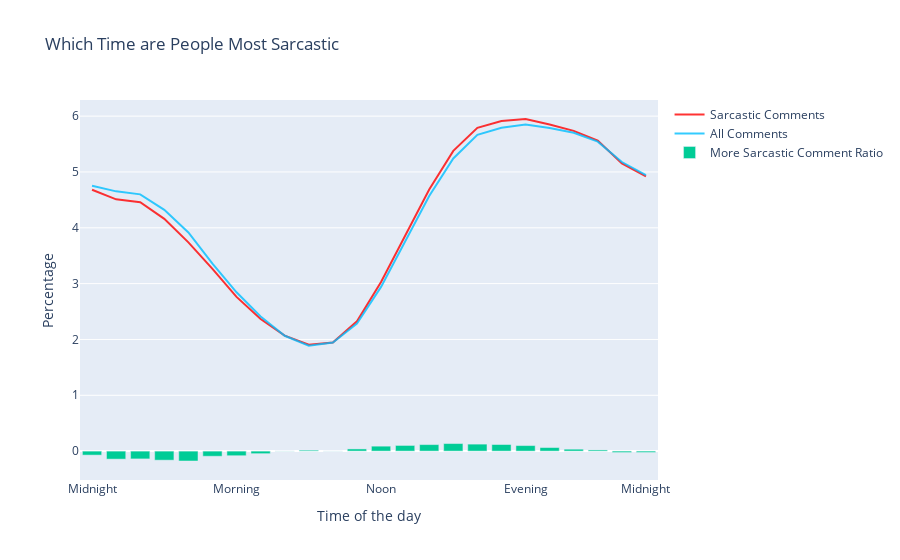

Notebook cell for this chart:
### Code cell
#import chart_studio.plotly as py
labels = ['Midnight', 'Morning', 'Noon', 'Evening', 'Midnight']
tickvals = ['0', '6', '12', '18', '23']

fig = go.Figure()
trace1 = go.Scatter(
                x=x,
                y=y,
                name="Sarcastic Comments",
                line=dict(
                    color = 'red'),
                opacity=0.8)

trace2 = go.Scatter(
                x=x,
                y=y_,
                name="All Comments",
                line=dict(
                    color = 'deepskyblue'),
                opacity=0.8)

trace3 = go.Bar(
                x=x,
                y=[y[i]-y_[i] for i in range(0,24)],
                name = 'More Sarcastic Comment Ratio'
)

data = [trace1, trace2, trace3]

layout = go.Layout(yaxis=dict(tickformat=".02",title = 'Percentage'),
                   title = 'Which Time are People Most Sarcastic',
                   xaxis=go.layout.XAxis(
                       ticktext=labels, 
                       tickvals=tickvals,
                       title='Time of the day'
                   ),
                  )
fig = go.Figure(data=data, layout=layout)
#py.iplot(fig,filename='Which Time are People More Toxic')
#fig.update_layout(title_text="Which Time are People Most Sarcastic")
fig.show()

### Figure 1 — Plotly figure (JSON) as saved in the notebook; plotly's stock layout.template omitted (floating-point values rounded to 4 significant figures)
{"data": [{"line": {"color": "red"}, "name": "Sarcastic Comments", "opacity": 0.8, "type": "scatter", "x": [0, 1, 2, 3, 4, 5, 6, 7, 8, 9, 10, 11, 12, 13, 14, 15, 16, 17, 18, 19, 20, 21, 22, 23], "y": [4.682, 4.509, 4.459, 4.16, 3.74, 3.264, 2.762, 2.366, 2.068, 1.905, 1.943, 2.324, 3.03, 3.851, 4.686, 5.377, 5.79, 5.911, 5.949, 5.85, 5.737, 5.563, 5.152, 4.92]}, {"line": {"color": "deepskyblue"}, "name": "All Comments", "opacity": 0.8, "type": "scatter", "x": [0, 1, 2, 3, 4, 5, 6, 7, 8, 9, 10, 11, 12, 13, 14, 15, 16, 17, 18, 19, 20, 21, 22, 23], "y": [4.754, 4.653, 4.599, 4.322, 3.917, 3.356, 2.844, 2.411, 2.066, 1.888, 1.945, 2.285, 2.941, 3.75, 4.57, 5.242, 5.664, 5.793, 5.849, 5.786, 5.702, 5.543, 5.178, 4.944]}, {"name": "More Sarcastic Comment Ratio", "type": "bar", "x": [0, 1, 2, 3, 4, 5, 6, 7, 8, 9, 10, 11, 12, 13, 14, 15, 16, 17, 18, 19, 20, 21, 22, 23], "y": [-0.07165, -0.1434, -0.1395, -0.1623, -0.177, -0.09209, -0.08231, -0.04572, 0.002054, 0.01709, -0.001314, 0.03916, 0.08876, 0.1017, 0.1169, 0.1356, 0.1255, 0.1186, 0.09935, 0.06403, 0.03484, 0.02088, -0.02524, -0.02406]}], "layout": {"title": {"text": "Which Time are People Most Sarcastic"}, "xaxis": {"ticktext": ["Midnight", "Morning", "Noon", "Evening", "Midnight"], "tickvals": ["0", "6", "12", "18", "23"], "title": {"text": "Time of the day"}}, "yaxis": {"tickformat": ".02", "title": {"text": "Percentage"}}}}
